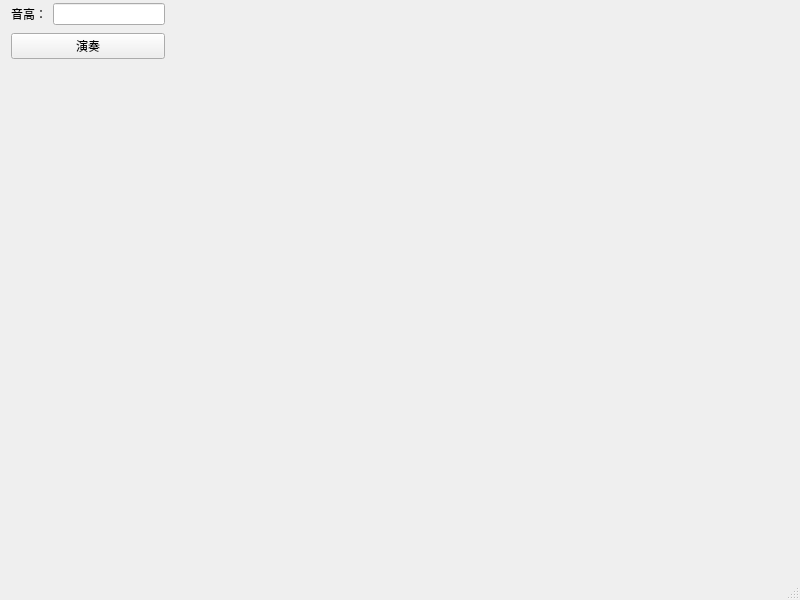
<?xml version="1.0" encoding="UTF-8"?>
<ui version="4.0">
 <class>MainWindow</class>
 <widget class="QMainWindow" name="MainWindow">
  <property name="geometry">
   <rect>
    <x>0</x>
    <y>0</y>
    <width>800</width>
    <height>600</height>
   </rect>
  </property>
  <property name="windowTitle">
   <string>MainWindow</string>
  </property>
  <widget class="QWidget" name="centralwidget">
   <widget class="QWidget" name="layoutWidget">
    <property name="geometry">
     <rect>
      <x>11</x>
      <y>1</y>
      <width>154</width>
      <height>61</height>
     </rect>
    </property>
    <layout class="QVBoxLayout" name="verticalLayout">
     <item>
      <layout class="QHBoxLayout" name="horizontalLayout">
       <item>
        <widget class="QLabel" name="label">
         <property name="text">
          <string>音高：</string>
         </property>
        </widget>
       </item>
       <item>
        <widget class="QLineEdit" name="lineEdit"/>
       </item>
      </layout>
     </item>
     <item>
      <widget class="QPushButton" name="btn_play">
       <property name="text">
        <string>演奏</string>
       </property>
      </widget>
     </item>
    </layout>
   </widget>
  </widget>
  <widget class="QMenuBar" name="menubar">
   <property name="geometry">
    <rect>
     <x>0</x>
     <y>0</y>
     <width>800</width>
     <height>23</height>
    </rect>
   </property>
  </widget>
  <widget class="QStatusBar" name="statusbar"/>
 </widget>
 <resources/>
 <connections/>
</ui>
